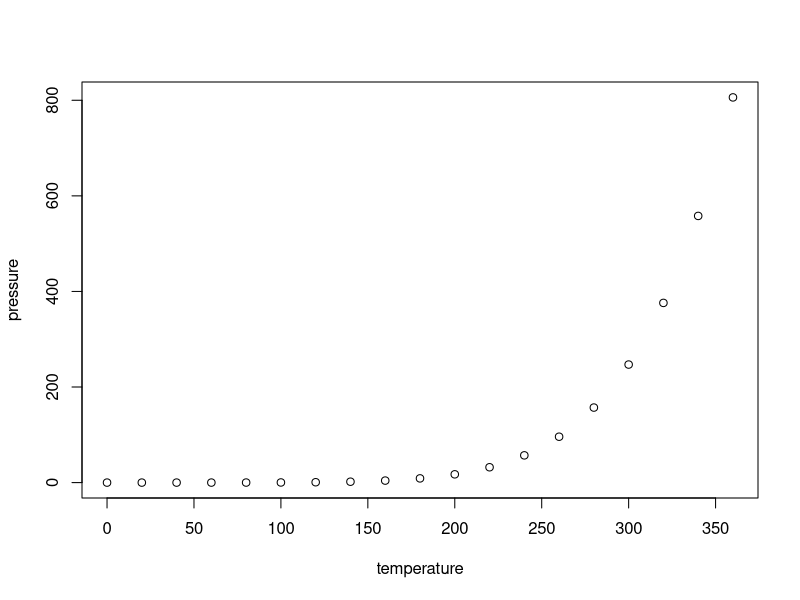
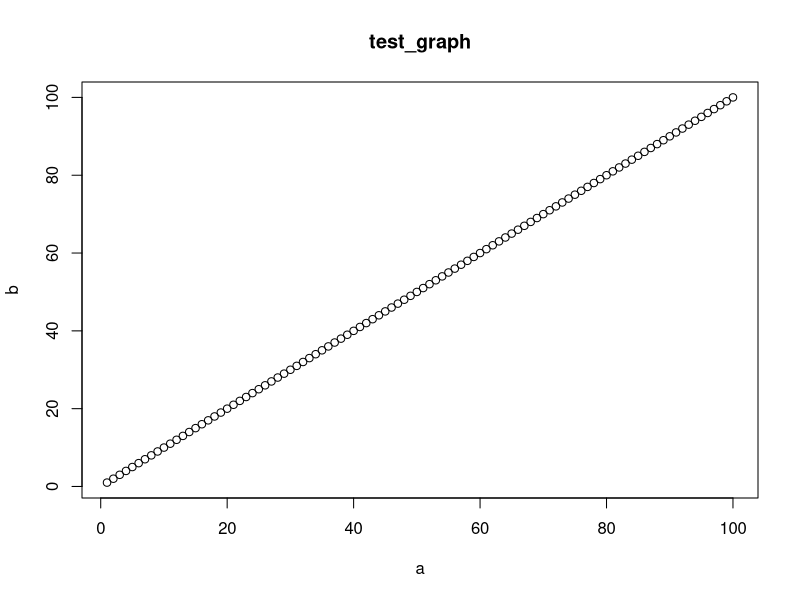

Here is the R script that generated these plots, in order:
## ---- chunk 1
knitr::opts_chunk$set(echo = TRUE)
## ---- chunk 2
summary(cars)
## ---- chunk 3
plot(pressure)
## ---- chunk 4

a = 1:100
b = 1:100
plot(a, b, main = 'test_graph')

